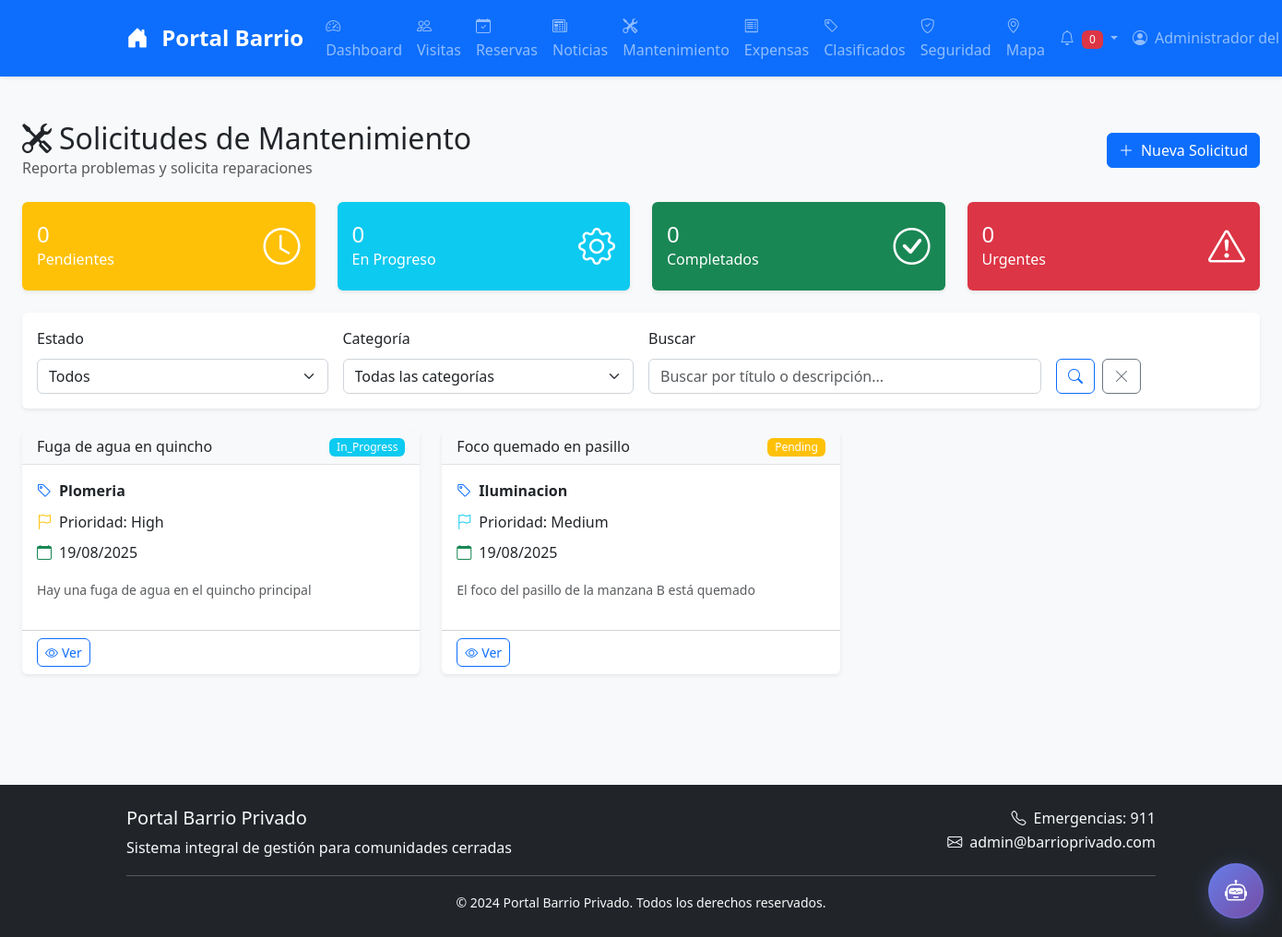
/maintenance/ (signed in), run on an earlier commit of the app's database.
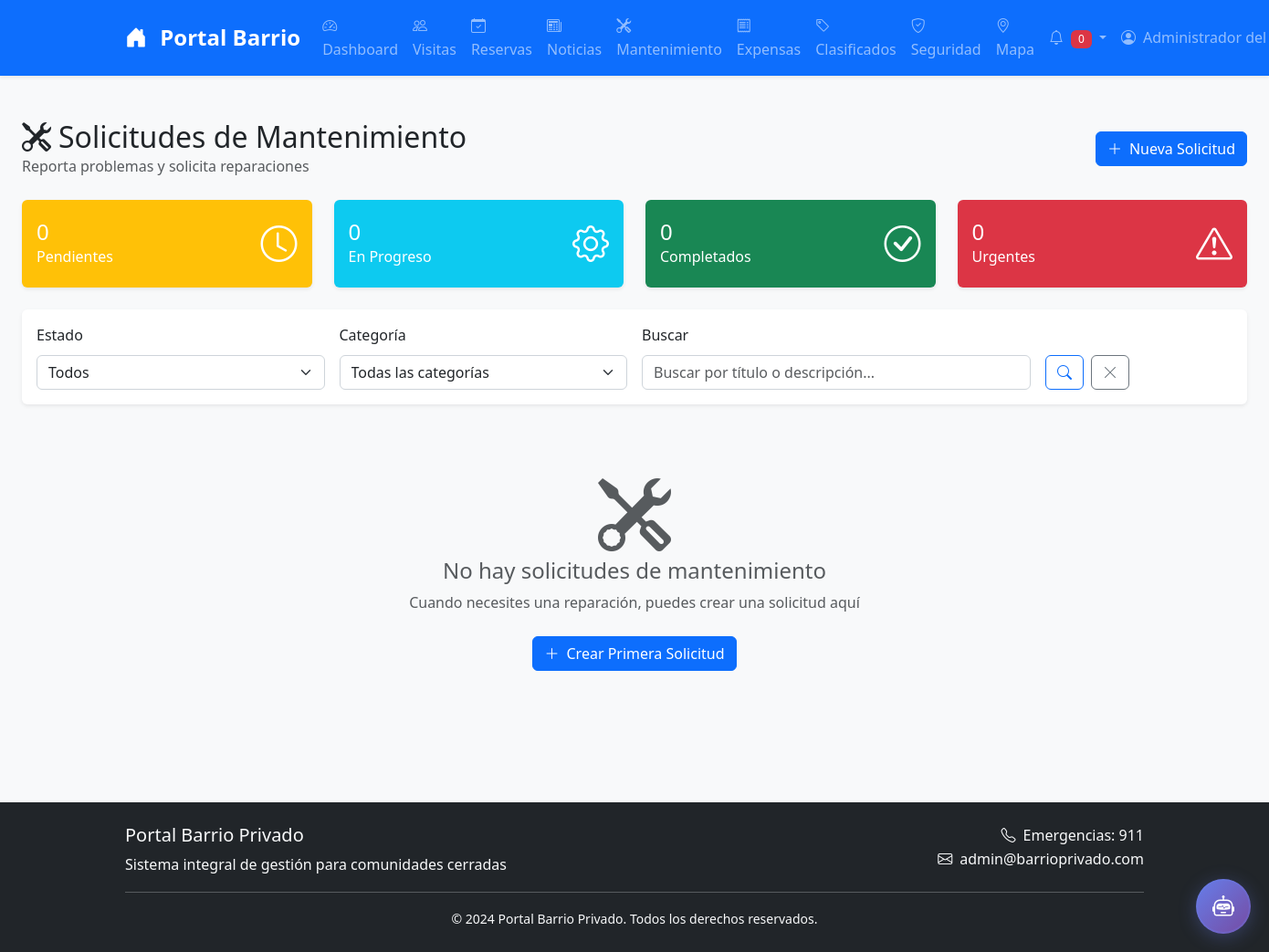
And on a later commit of the database.
### models.py (models this page shows, shortened)
class Maintenance(db.Model):
    __tablename__ = 'maintenance'
    id = db.Column(db.Integer, primary_key=True)
    user_id = db.Column(db.Integer, db.ForeignKey('users.id'), nullable=False)
    title = db.Column(db.String(200), nullable=False)
    category = db.Column(db.String(50))
    description = db.Column(db.Text, nullable=False)
    location = db.Column(db.String(200))
    priority = db.Column(db.String(20), default='medium')  # low, medium, high, urgent
    status = db.Column(db.String(20), default='pending')  # pending, in_progress, completed, cancelled
    photo_paths = db.Column(db.Text)  # JSON array de rutas de fotos
    contact_phone = db.Column(db.String(20))
    preferred_time = db.Column(db.String(100))
    urgent_access = db.Column(db.Boolean, default=False)
    assigned_to = db.Column(db.Integer, db.ForeignKey('users.id'))
    assigned_at = db.Column(db.DateTime)
    completed_at = db.Column(db.DateTime)
    admin_notes = db.Column(db.Text)
    ai_classification = db.Column(db.Text)  # JSON con clasificación IA completa
    ai_suggestions = db.Column(db.Text)     # JSON con sugerencias de IA
    assigned_area = db.Column(db.String(100))  # Área responsable detectada por IA
    expected_response_time = db.Column(db.String(50))  # Tiempo esperado de respuesta
    ai_confidence = db.Column(db.Float)     # Nivel de confianza de la clasificación (0-1)
    manual_override = db.Column(db.Boolean, default=False)  # Si admin modificó clasificación IA
    created_at = db.Column(db.DateTime, default=datetime.utcnow)
    updated_at = db.Column(db.DateTime, default=datetime.utcnow, onupdate=datetime.utcnow)
    assignee = db.relationship('User', foreign_keys=[assigned_to])

### routes/maintenance.py (the view)
@bp.route('/')
@login_required
def index():
    page = request.args.get('page', 1, type=int)
    status = request.args.get('status', '')
    if current_user.role == 'admin':
        query = Maintenance.query
    elif current_user.role == 'maintenance':
        query = Maintenance.query.filter(
            (Maintenance.assigned_to == current_user.id) |
            (Maintenance.assigned_to.is_(None))
        )
    else:
        query = Maintenance.query.filter_by(user_id=current_user.id)
    if status:
        query = query.filter_by(status=status)
    maintenance = query.order_by(Maintenance.created_at.desc()).paginate(
        page=page, per_page=20, error_out=False)
    from flask import current_app
    statuses = current_app.config['MAINTENANCE_STATUSES']
    return render_template('maintenance/index.html', maintenance=maintenance, statuses=statuses, current_status=status)

### performance_integration.py (called while the page is built)
    def setup_middleware(self):
        @self.app.before_request
        def before_request():
            request.start_time = datetime.now()
            logger.info(f"📥 {request.method} {request.path} - {request.remote_addr}")
        @self.app.after_request
        def after_request(response):
            if hasattr(request, 'start_time'):
                duration = (datetime.now() - request.start_time).total_seconds()
                response.headers['X-Response-Time'] = str(duration)
                if duration > 1.0:  # Más de 1 segundo
                    logger.warning(f"⚠️ Request lento: {request.path} ({duration:.2f}s)")
                else:
                    logger.info(f"📤 {request.method} {request.path} - {response.status_code} ({duration:.3f}s)")
            return response

### security.py (called while the page is built)
    def before_request(self):
        logger.info(f"{request.method} {request.path} - {request.remote_addr}")
        if request.path.startswith('/api/'):
            self.check_rate_limit()

### templates/maintenance/index.html (shortened to what the changed rows need)
{% extends "base.html" %}
{% block content %}
<div class="container-fluid py-4">
    <div class="d-flex justify-content-between align-items-center mb-4">
        <div>
            <h2 class="mb-0">
                <i class="bi bi-tools me-2"></i>Solicitudes de Mantenimiento
            </h2>
        </div>
    </div>
    {% if maintenance.items %}
        <div class="row">
            {% for request in maintenance.items %}
            <div class="col-lg-6 col-xl-4 mb-4">
                <div class="card h-100">
                    <div class="card-header d-flex justify-content-between align-items-center">
                        <h6 class="mb-0">{{ request.title }}</h6>
                        <span class="badge bg-{% if request.status == 'completed' %}success{% elif request.status == 'in_progress' %}info{% elif request.status == 'pending' %}warning{% else %}secondary{% endif %}">
                            {{ request.status.title() }}
                        </span>
                    </div>
                    <div class="card-body">
                        <div class="mb-3">
                            <div class="d-flex align-items-center mb-2">
                                <i class="bi bi-tag me-2 text-primary"></i>
                                <strong>{{ request.category.title() }}</strong>
                            </div>
                            <div class="d-flex align-items-center mb-2">
                                <i class="bi bi-flag me-2 text-{% if request.priority == 'urgent' %}danger{% elif request.priority == 'high' %}warning{% elif request.priority == 'medium' %}info{% else %}secondary{% endif %}"></i>
                                Prioridad: {{ request.priority.title() }}
                            </div>
                            <div class="d-flex align-items-center mb-2">
                                <i class="bi bi-calendar me-2 text-success"></i>
                                {{ request.created_at.strftime('%d/%m/%Y') }}
                            </div>
                        </div>
                        <p class="text-muted small mb-3">{{ request.description[:100] }}{% if request.description|length > 100 %}...{% endif %}</p>
                    </div>
                    <div class="card-footer bg-transparent">
                        <div class="d-flex justify-content-between">
                            <a href="{{ url_for('maintenance.show', maintenance_id=request.id) }}"
                               class="btn btn-sm btn-outline-primary">
                                <i class="bi bi-eye me-1"></i>Ver
                            </a>
                        </div>
                    </div>
                </div>
            </div>
            {% endfor %}
        </div>
    {% else %}
        <div class="text-center py-5">
            <i class="bi bi-tools display-1 text-muted mb-3"></i>
            <h4 class="text-muted">No hay solicitudes de mantenimiento</h4>
            <p class="text-muted mb-4">Cuando necesites una reparación, puedes crear una solicitud aquí</p>
            <a href="{{ url_for('maintenance.new') }}" class="btn btn-primary">
                <i class="bi bi-plus-lg me-2"></i>Crear Primera Solicitud
            </a>
        </div>
    {% endif %}
</div>
{% endblock %}

What changed in the data, as far as the page shows it:
removed Maintenance: title "Fuga de agua en quincho", status "In_Progress", category "Plomeria", priority "High", created_at "19/08/2025", description "Hay una fuga de agua en el quincho principal"
removed Maintenance: title "Foco quemado en pasillo", status "Pending", category "Iluminacion", priority "Medium", created_at "19/08/2025", description "El foco del pasillo de la manzana B está quemado"
Also different on the page:
text now shown: "No hay solicitudes de mantenimiento Cuando necesites una reparación, puedes crear una solicitud aquí Crear Primera Solicitud"
